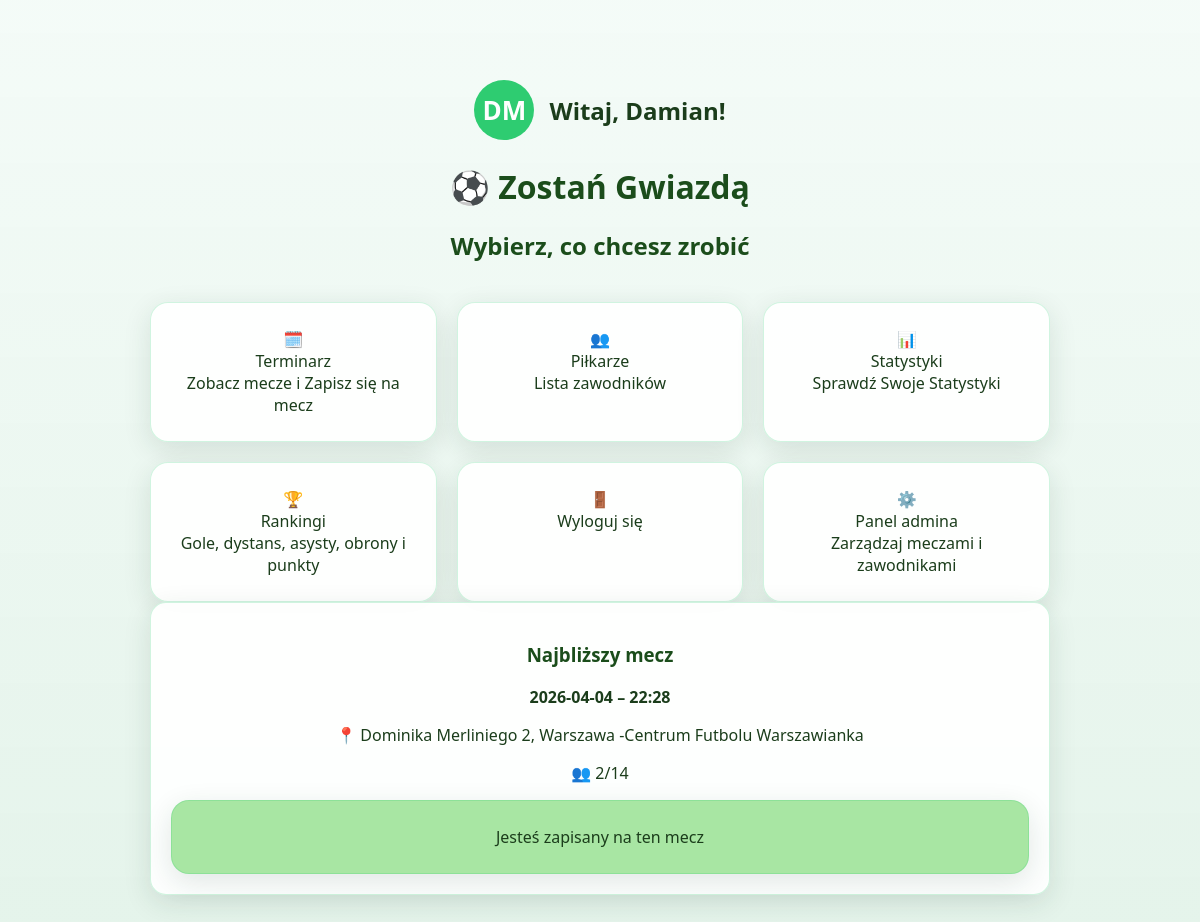
The page / (signed in) on the database its author committed.
### tables this page shows
CREATE TABLE matches (
            id INTEGER PRIMARY KEY AUTOINCREMENT,
            match_date TEXT NOT NULL,
            match_time TEXT NOT NULL,
            location TEXT NOT NULL,
            max_slots INTEGER NOT NULL,
            signed_up INTEGER NOT NULL DEFAULT 0,
            played INTEGER NOT NULL DEFAULT 0
        );

### app.py (the view)
@app.route("/")
def home():
    conn = get_db()
    next_match = conn.execute(
        "SELECT * FROM matches WHERE match_date >= date('now') ORDER BY match_date, match_time LIMIT 1"
    ).fetchone()
    user_signed = False
    if next_match and "user_id" in session:
        signup = conn.execute(
            "SELECT id FROM match_signups WHERE user_id = ? AND match_id = ?",
            (session["user_id"], next_match["id"])
        ).fetchone()
        if signup:
            user_signed = True
    conn.close()
    return render_template("index.html", next_match=next_match, user_signed=user_signed)

### db.py (called while the page is built)
def get_db():
    conn = sqlite3.connect("database.db")
    conn.row_factory = sqlite3.Row
    return conn

### templates/index.html (shortened to what this page needs)
<!DOCTYPE html>
<html lang="pl">
<head>
    <link rel="stylesheet" href="/static/theme.css">
</head>
<body>
<div class="container">
    {% if session.user_id %}
    <div class="user-box">
        <div class="avatar">
            {{ session.first_name[0] }}{{ session.last_name[0] }}
        </div>
        <div>
            <h2 style="margin:0;">Witaj, {{ session.first_name }}!</h2>
        </div>
    </div>
    {% endif %}
    <h1 style="color:#1b4d1b;">⚽ Zostań Gwiazdą</h1>
    {% if session.user_id %}
    <h2 style="color:#1b4d1b;">Wybierz, co chcesz zrobić</h2>
    {% else %}
    <h2 style="color:#1b4d1b;">Zaloguj się lub załóż konto, aby korzystać z systemu</h2>
    {% endif %}
    <div class="grid">
        <a href="/terminarz" class="tile">
            <div class="tile-icon">🗓️</div>
            <div class="tile-title">Terminarz</div>
            <div class="tile-desc">Zobacz mecze i Zapisz się na mecz</div>
        </a>
        <a href="/pilkarze" class="tile">
            <div class="tile-icon">👥</div>
            <div class="tile-title">Piłkarze</div>
            <div class="tile-desc">Lista zawodników</div>
        </a>
        <a href="/statystyki" class="tile">
            <div class="tile-icon">📊</div>
            <div class="tile-title">Statystyki</div>
            <div class="tile-desc">Sprawdź Swoje Statystyki</div>
        </a>
        <a href="/rankingi" class="tile">
            <div class="tile-icon">🏆</div>
            <div class="tile-title">Rankingi</div>
            <div class="tile-desc">Gole, dystans, asysty, obrony i punkty</div>
        </a>
        {% if session.user_id %}
        <div class="tile" onclick="openLogoutPopup()">
            <div class="tile-icon">🚪</div>
            <div class="tile-title">Wyloguj się</div>
        </div>
        {% if session.is_admin == 1 %}
        <a href="/admin" class="tile">
            <div class="tile-icon">⚙️</div>
            <div class="tile-title">Panel admina</div>
            <div class="tile-desc">Zarządzaj meczami i zawodnikami</div>
        </a>
        {% endif %}
        {% endif %}
    </div>
    {% if next_match %}
    <div class="next-match">
        <h3 style="color:#1b4d1b;">Najbliższy mecz</h3>
        <p><strong>{{ next_match.match_date }} – {{ next_match.match_time }}</strong></p>
        <p>📍 {{ next_match.location }}</p>
        <p>👥 {{ next_match.signed_up }}/{{ next_match.max_slots }}</p>
        {% if session.user_id %}
        {% if user_signed %}
        <div class="tile" style="margin-top:10px; background:#a8e6a3; cursor:default;">
            Jesteś zapisany na ten mecz
        </div>
        {% else %}
        <div class="tile" style="margin-top:10px; background:#2ecc71; color:white;"
             onclick="signupFromHome({{ next_match.id }}, '{{ next_match.match_date }}', '{{ next_match.match_time }}', '{{ next_match.location }}')">
            Zapisz się na mecz
        </div>
        {% endif %}
        {% else %}
        <a href="/login" class="tile" style="margin-top:10px;">Zaloguj się, aby się zapisać</a>
        {% endif %}
    </div>
    {% endif %}
</div>
</body>
</html>

### static/theme.css (style rules this page uses)
:root { --pitch-text: #1b3d1b; --pitch-surface: rgba(255, 255, 255, 0.92); --pitch-accent: #2ecc71; --pitch-accent-dark: #27ae60; --pitch-accent-soft: rgba(46, 204, 113, 0.22); --pitch-shadow: 0 8px 28px rgba(27, 61, 43, 0.12); }
body { margin: 0; padding: 0; font-family: "Segoe UI", Arial, sans-serif; color: var(--pitch-text); background-image: url('/static/murawa.jpg'); background-size: cover; background-position: center; background-repeat: no-repeat; }
.tile { background: var(--pitch-surface); padding: 25px; border-radius: 18px; box-shadow: var(--pitch-shadow); border: 1px solid var(--pitch-accent-soft); cursor: pointer; transition: 0.25s ease; text-decoration: none; color: var(--pitch-text); display: block; position: relative; z-index: 1; }
.grid { display: grid; grid-template-columns: repeat(auto-fit, minmax(220px, 1fr)); gap: 20px; margin-top: 40px; }
.section-box, .next-match { background: var(--pitch-surface); padding: 20px; border-radius: 16px; box-shadow: var(--pitch-shadow); border: 1px solid var(--pitch-accent-soft); color: var(--pitch-text); position: relative; z-index: 1; }

### templates/index.html (style rules this page uses)
.container { max-width: 900px; margin: 60px auto; padding: 20px; text-align: center; }
.avatar { width: 60px; height: 60px; background: #2ecc71; border-radius: 50%; display: flex; align-items: center; justify-content: center; font-size: 26px; font-weight: bold; margin-right: 15px; color: white; }
.user-box { display: flex; align-items: center; justify-content: center; margin-bottom: 25px; }

### rows shown on the page
matches: match_date "2026-04-04", match_time "22:28", location "Dominika Merliniego 2, Warszawa -Centrum Futbolu Warszawianka", signed_up "2", max_slots "14"

### other values the page prints
{{ session.first_name[0] }} "D"
{{ session.last_name[0] }} "M"
{{ session.first_name }} "Damian"
